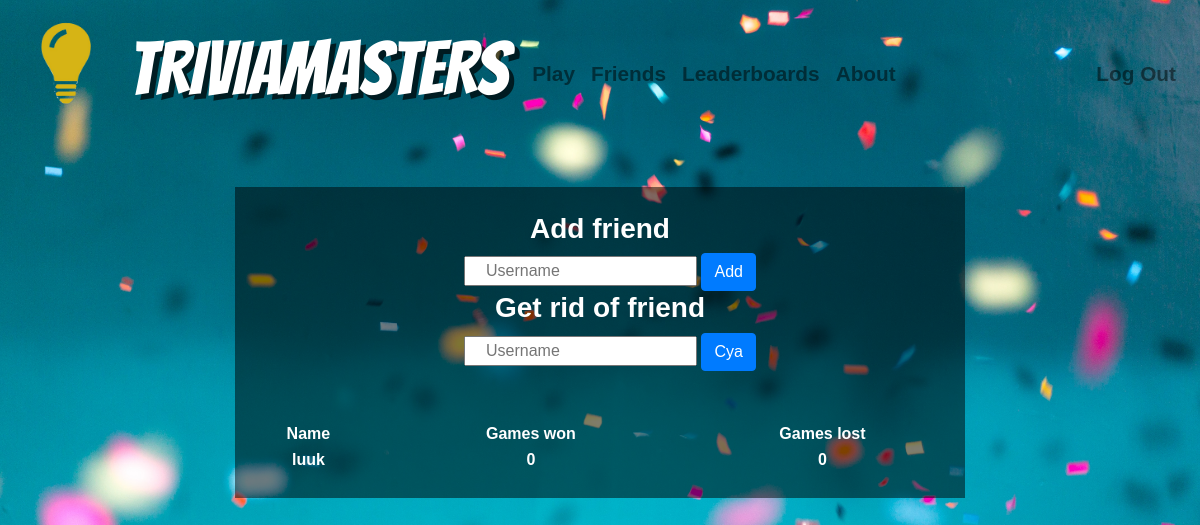
The app's page /friends (signed in), older data.
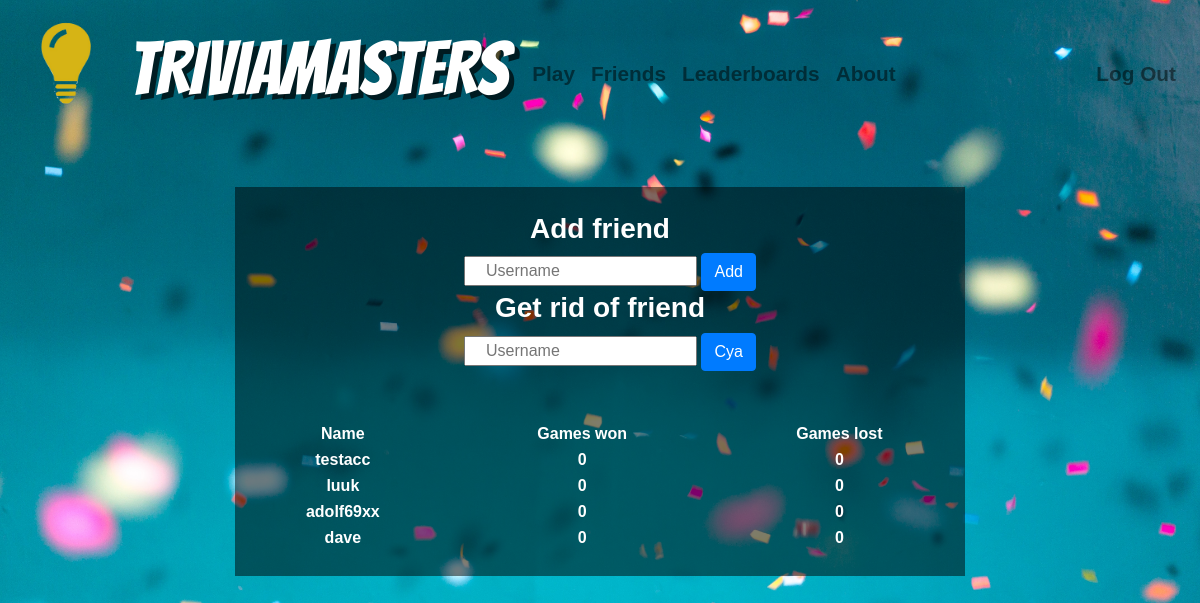
The same page, newer data.
### tables this page shows
CREATE TABLE 'friends' ('username' , 'friend' , 'games' , 'lose' , 'won' integer);

### application.py (the view)
@app.route("/friends", methods=["GET", "POST"])
def findfriends():
    if request.method == "GET":
        username = db.execute("SELECT username FROM users WHERE id = :id", id = session["user_id"])
        for i in username:
            for name in i:
                username = i[name]
        ownfriends = db.execute("SELECT * FROM friends WHERE username = :username", username = username)
        reversefriends = db.execute("SELECT * FROM friends WHERE friend = :friend", friend = username)
        for i in reversefriends:
            dude = i["username"]
            i["username"] = i["friend"]
            i["friend"] = dude
        portfolio_contents = ownfriends + reversefriends
        return render_template("friends.html", portfolio_contents = portfolio_contents)
    else:
        return render_template("friends.html")

### application.py (called while the page is built)
@app.after_request
def after_request(response):
    response.headers["Cache-Control"] = "no-cache, no-store, must-revalidate"
    response.headers["Expires"] = 0
    response.headers["Pragma"] = "no-cache"
    return response

### templates/friends.html (shortened to what this page needs)
{% extends "layout.html" %}
{% block main %}
    <field>
        <h3>Add friend</h3>
        <form action="/addfriend" method="post">
            <div class="form-start">
                <input autocomplete="off" autofocus class="form-start" name="addusername" placeholder="Username" type="text">
            </div>
            <button class="btn btn-primary" class= "form-start" name="addfriend" type="submit">Add</button>
        </form>
        <h3>Get rid of friend</h3>
        <form action="/delfriend" method="post">
            <div class="form-start">
                <input autocomplete="off" autofocus class="form-start" name="delusername" placeholder="Username" type="text">
            </div>
            <button class="btn btn-primary" class= "form-start" name="delfriend" type="submit">Cya</button>
        </form>
    </field>
    <field>
        <table style="width:100%" action="/friends" method="get">
          <tr>
            <th>Name</th>
            <th>Games won</th>
            <th>Games lost</th>
          </tr>
            {% for info in portfolio_contents %}
              <tr>
                <td>{{ info.friend }}</td>
                <td>{{ info.won }}</td>
                <td>{{ info.lose }}</td>
              </tr>
            {% endfor %}
        </table>
    </field>
{% endblock %}

### templates/layout.html (shortened to what this page needs)
<!DOCTYPE html>
<html lang="en">
    <head>
        <link href="https://maxcdn.bootstrapcdn.com/bootstrap/4.1.3/css/bootstrap.min.css" rel="stylesheet">
        <link href="/static/styles.css" rel="stylesheet">
    </head>
    <body>
        <nav class="navbar navbar-expand-md navbar-light">
            {% if session.user_id %}
            <a class="navbar-brand" href="/userpage">
                 <img src="/static/bulb.png" width="100" height="100" class="d-inline-block align-top" alt="">
                    <name>Triviamasters</name>
            </a>
            {% else %}
            <a class="navbar-brand" href="/">
                 <img src="/static/bulb.png" width="100" height="100" class="d-inline-block align-top" alt="">
                    <name>Triviamasters</name>
            </a>
            {% endif %}
            <div class="collapse navbar-collapse" id="navbar">
                {% if session.user_id %}
                    <ul class="navbar-nav mr-auto mt-2">
                        <li class="nav-item"><a class="nav-link" href="/play">Play</a></li>
                        <li class="nav-item"><a class="nav-link" href="/friends">Friends</a></li>
                        <li class="nav-item"><a class="nav-link" href="/leaderboards">Leaderboards</a></li>
                        <li class="nav-item"><a class="nav-link" href="/about">About</a></li>
                    </ul>
                    <ul class="navbar-nav ml-auto mt-2">
                        <li class="nav-item"><a class="nav-link" href="/logout">Log Out</a></li>
                    </ul>
                {% else %}
                    <ul class="navbar-nav ml-auto mt-2">
                        <li class="nav-item"><a class="nav-link" href="/register">Register</a></li>
                        <li class="nav-item"><a class="nav-link" href="/login">Log In</a></li>
                    </ul>
                {% endif %}
            </div>
        </nav>
        <main class="container p-5">
            {% block main %}{% endblock %}
        </main>
    </body>
</html>

### static/styles.css (style rules this page uses)
name { text-align: center; font-weight: normal; color: #fff; text-transform: uppercase; font-size: 75px; white-space: nowrap; z-index: 1000; font-family: 'Bangers', cursive; text-shadow: 5px 5px 0 rgba(0, 0, 0, 0.7); }
.form-start { display: inline-block; padding-left: 20px; margin-left: 180px; margin-left: 0; font-family: "Arial"; }
h3 { font-weight: bold; }
field { text-align: center; display: inline-block; background-color: rgba(0, 0, 0, .5); padding: 25px 0px; width: 70%; }
nav { background-color: transparent; color: white; }
body { background-image: url("background.jpg"); background-size: 100%; background-color: #d3d3d3; font-family: "Arial"; color: white; font-weight: bolder; }
nav .navbar-brand { font-family:"Arial"; color: white !important; font-weight: normal; font-size: 45px; }
#navbar { font-size: 1.3em; font-weight: bolder; box-shadow: none; }
main { overflow-x: auto; text-align: center; }

Row changes from the older to the newer data that the page shows:
added friends: friend "testacc", won "0", lose "0"
added friends: friend "adolf69xx", won "0", lose "0"
added friends: friend "dave", won "0", lose "0"
